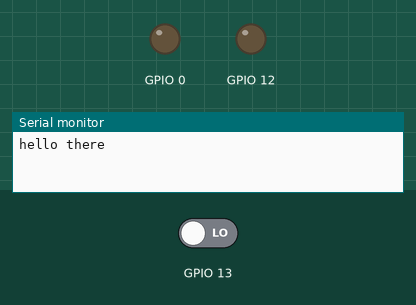
Simulated run of this sketch. Board: ESP8266 (NodeMCU). On the bench: output pins drawn as LEDs (lit = HIGH), the last lines printed to the serial monitor. Dashed ring = blinking. The inputs (shaded band) are chosen by the test bench; at power-on: GPIO 13 LOW.

Above: at 2.3 s.
2.4 s: GPIO 13 driven HIGH
At 2.9 s:
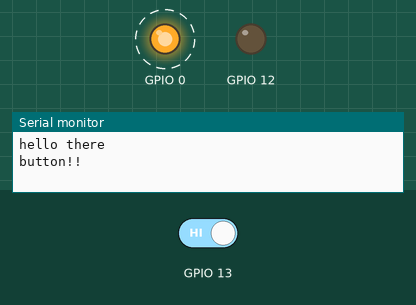
5.5 s: GPIO 13 driven LOW
At 6.4 s:
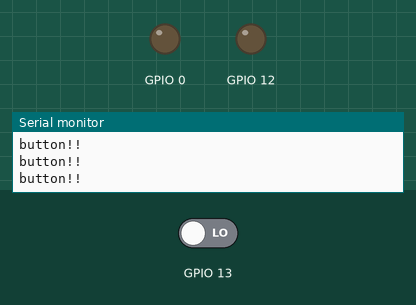
Timing chart, 0 to 8.5 s (numbered marks = the images above; inputs shaded):
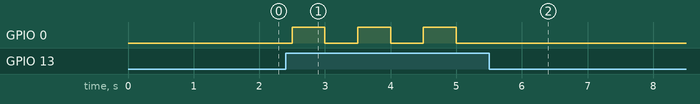

The sketch:

buttonTest.ino
```cpp
#include <ESP8266WiFi.h>
int val = 0;

void setup() {
  Serial.begin(115200);
  Serial.println("hello there");
  pinMode(0,OUTPUT);
  pinMode(12,OUTPUT);
  pinMode(13, INPUT);
}


void loop() {
  // see if we have input to pin 13
  delay(500);
  val = digitalRead(13);
  if(val!=0){
    digitalWrite(0,HIGH);
    Serial.println("button!!\n");
    delay(500);
    digitalWrite(0,LOW);
  }

} // DONE works
```

Measured:
- after the input at 2.4 s, GPIO 0: alternates HIGH for 0.50 s and LOW for 0.50 s, starting after 0.10 s
- after the input at 5.5 s, GPIO 0: stops changing and stays LOW
